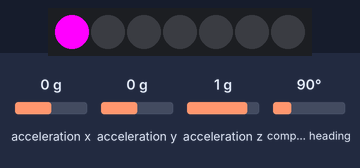
Bench run of a sketch on a simulated Arduino Uno, built with avr-gcc and run on an emulated ATmega328P. On the bench: 7 RGB LEDs in strip order, left to right. The inputs (shaded band) are chosen by the test bench; at power-on: compass heading 90°, acceleration x 0 g, acceleration y 0 g, acceleration z 1 g.

Above: at 2.2 s.
2.3 s: compass heading set to 7°
At 3.0 s:
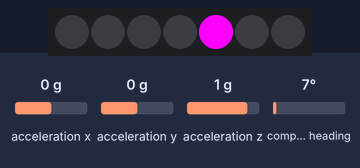
3.8 s: compass heading set to 180°
At 4.2 s:
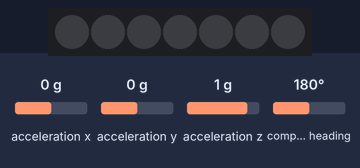
5.3 s: compass heading set to 90°
At 6.6 s:
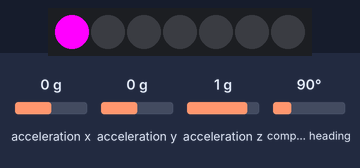
Timing chart, 0 to 8.3 s (numbered marks = the images above; inputs shaded):
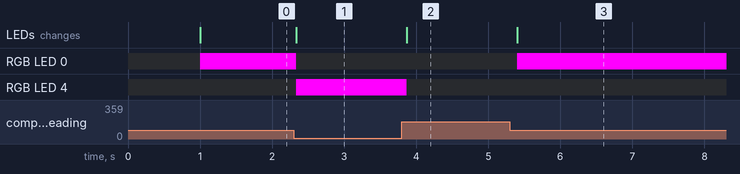

Measured:
- after the input at 2.3 s, RGB LED 0: RGB(255, 0, 255) → off at once; RGB LED 4: off → RGB(255, 0, 255) at once; the LEDs: change at once (image 1)
- after the input at 3.8 s, RGB LED 4: RGB(255, 0, 255) → off after 0.07 s; the LEDs: change after 0.07 s (image 2)
- after the input at 5.3 s, RGB LED 0: off → RGB(255, 0, 255) after 0.10 s; the LEDs: change after 0.10 s (image 3)

The sketch:

BuddyTrackerNorth.ino
```cpp
#include <Adafruit_NeoPixel.h>
#include <Wire.h>
#include <Adafruit_Sensor.h>
#include <Adafruit_BNO055.h>
#include <utility/imumaths.h>
#ifdef __AVR__
  #include <avr/power.h>
#endif

#define PIN 6
#define STRIP_LENGTH 7
/* Set the delay between fresh samples */
#define BNO055_SAMPLERATE_DELAY_MS (100)

Adafruit_BNO055 bno = Adafruit_BNO055(55);

// Parameter 1 = number of pixels in strip
// Parameter 2 = Arduino pin number (most are valid)
// Parameter 3 = pixel type flags, add together as needed:
//   NEO_KHZ800  800 KHz bitstream (most NeoPixel products w/WS2812 LEDs)
//   NEO_KHZ400  400 KHz (classic 'v1' (not v2) FLORA pixels, WS2811 drivers)
//   NEO_GRB     Pixels are wired for GRB bitstream (most NeoPixel products)
//   NEO_RGB     Pixels are wired for RGB bitstream (v1 FLORA pixels, not v2)
//   NEO_RGBW    Pixels are wired for RGBW bitstream (NeoPixel RGBW products)
Adafruit_NeoPixel strip = Adafruit_NeoPixel(STRIP_LENGTH, PIN, NEO_GRB + NEO_KHZ800);
uint32_t LED_COLOR = strip.Color(255, 0, 255);

// IMPORTANT: To reduce NeoPixel burnout risk, add 1000 uF capacitor across
// pixel power leads, add 300 - 500 Ohm resistor on first pixel's data input
// and minimize distance between Arduino and first pixel.  Avoid connecting
// on a live circuit...if you must, connect GND first.

void setup() {
    // This is for Trinket 5V 16MHz, you can remove these three lines if you are not using a Trinket
    #if defined (__AVR_ATtiny85__)
    if (F_CPU == 16000000) clock_prescale_set(clock_div_1);
    #endif
    // End of trinket special code


    strip.begin();
    strip.show(); // Initialize all pixels to 'off'

    Serial.begin(115200);

    /* Initialise the sensor */
    if(!bno.begin())
    {
        /* There was a problem detecting the BNO055 ... check your connections */
        Serial.print("Ooops, no BNO055 detected ... Check your wiring or I2C ADDR!");
        while(1);
    }

    delay(1000);
}

void loop() {
    sensors_event_t event;
    bno.getEvent(&event);

    int LEDNorth = orientation2LED((float)event.orientation.x);

    clearStrip();
    if(LEDNorth != -1){
        strip.setPixelColor(LEDNorth, LED_COLOR);
    }
    strip.show();

    delay(BNO055_SAMPLERATE_DELAY_MS);
}

int orientation2LED(float orientation){
    int fov = 180;
    int degreesPerLED = fov / STRIP_LENGTH;
    int offsetOrientation = orientation + fov / 2;

    if(offsetOrientation > 360){
        offsetOrientation -= 360;
    }
    if(offsetOrientation > fov){
        return -1;
    }

    return STRIP_LENGTH - offsetOrientation / degreesPerLED;
}

void clearStrip(){
    for (int i = 0; i < strip.numPixels(); i++) {
        strip.setPixelColor(i, 0);
    }
}
```
